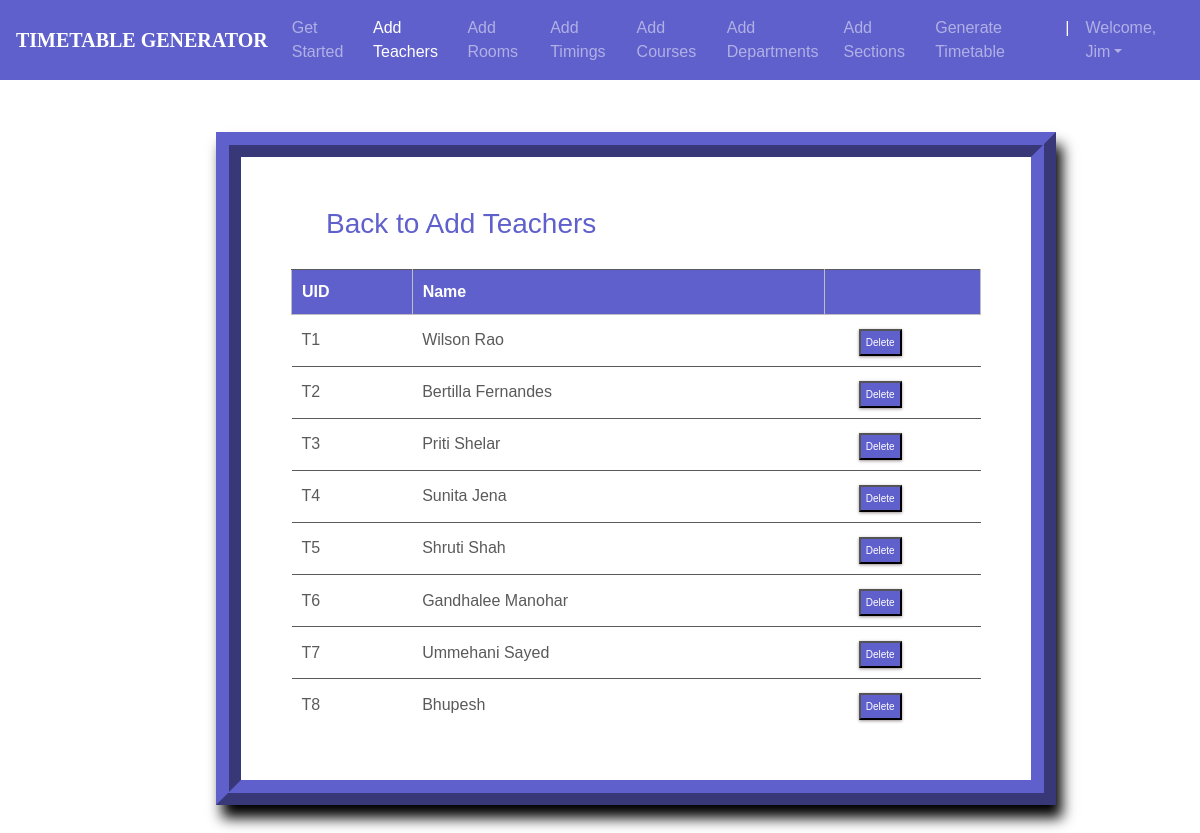
/teachers_list/ (signed in), run on the app's committed database.
### ttgen/models.py (models this page shows, shortened)
class Instructor(models.Model):
    uid = models.CharField(max_length=6)
    name = models.CharField(max_length=25)

### ttgen/views.py (the view)
# urls.py: path('teachers_list/', views.inst_list_view , name='editinstructor'),
@login_required
def inst_list_view(request):
    context = {
        'instructors': Instructor.objects.all()
    }
    return render(request, 'inslist.html', context)

### templates/inslist.html (shortened to what this page needs)
<!DOCTYPE html>
<html lang="en">
<head>
	<link rel="stylesheet" href="https://maxcdn.bootstrapcdn.com/bootstrap/4.0.0/css/bootstrap.min.css">
    <link rel="stylesheet" type="text/css" href="static/css/index.css">
</head>
<body>
        <header>
			<nav class="navbar navbar-expand-md navbar-dark fixed-top "style="background:#6060cc;">
                <a class="navbar-brand" href="#"><b>TIMETABLE GENERATOR</b></a>
                <div class="collapse navbar-collapse" id="navbarCollapse">
                    <ul class="navbar-nav ml-auto">
                    <li class="nav-item">
                        <a class="nav-link" href="{% url 'admindash' %}">Get Started</a>
                    </li>
                    <li class="nav-item active">
                        <a class="nav-link" href="{% url 'addInstructors' %}">Add Teachers</a>
                    </li>
                    <li class="nav-item">
                        <a class="nav-link" href="{% url 'addRooms' %}">Add Rooms</a>
                    </li>
                    <li class="nav-item">
		                <a class="nav-link" href="{% url 'addTimings' %}">Add Timings</a>
		            </li>
                    <li class="nav-item">
                        <a class="nav-link" href="{% url 'addCourses' %}">Add Courses</a>
                    </li>
                    <li class="nav-item">
			            <a class="nav-link" href="{% url 'addDepts' %}">Add Departments</a>
		            </li>
                    <li class="nav-item">
			            <a class="nav-link" href="{% url 'addSections' %}">Add Sections</a>
		            </li>
                    <li class="nav-item">
			            <a class="nav-link" href="{% url 'generate' %}">Generate Timetable</a>
		            </li>
                    <li class="nav-item active">
			            <a class="nav-link">|</a>
		            </li>
                    <li class="nav-item dropdown">
		                <a class="nav-link dropdown-toggle" href="#" id="dropdown03" data-toggle="dropdown" aria-haspopup="true" aria-expanded="false">Welcome, {{ user.first_name }}</a>
		            </li>
                    </ul>
                </div>
            </nav>
        </header><br><br>
        {% block content %}
        {% load static %}
<fieldset class="fieldset">
    <a href="{% url 'addInstructors'%}"><h1 style="color:#6060cc;" class="tablink" onclick="openPage('new')" id="defaultOpen">Back to Add Teachers</h1></a>
    <div  class="tabcontent" id="edit">
        <table class="table1">
            <thead>
            <tr class="table-headers">
            <th style="Background-color:#6060cc;">UID</th>
            <th style="Background-color:#6060cc;">Name</th>
            <th style="Background-color:#6060cc;" class="empty"></th>
            </tr>
            </thead>
            <tbody>
            {% for inst in instructors %}
            <tr>
             <td>{{inst.uid}}</td>
             <td>{{inst.name}}</td>
             <td class="empty">
                <form action="{% url 'deleteinstructor' inst.id %}" method="post">
                        <input type="submit" value="Delete" style="Background-color:#6060cc;" class="cross">
                </form>
             </td>
             </tr>
            {% endfor %}
            </tbody>
        </table>
    </div>
</fieldset>
{% endblock %}

### static/css/index.css (style rules this page uses)
body { padding-top: 3rem; padding-bottom: 3rem; color: #5a5a5a; font-family: 'Poppins', sans-serif; overflow-x: hidden; }
nav { font-family: sans-serif; }
.navbar-brand { font-size: 20px; font-family: Georgia, 'Times New Roman', Times, serif; }

### templates/inslist.html (style rules this page uses)
nav { font-family: sans-serif; }
.navbar-brand { font-size: 20px; font-family: Georgia, 'Times New Roman', Times, serif; }
* { margin: 0; padding: 0; box-sizing: border-box; }
html { scroll-behavior: smooth; }
a { text-decoration:none; }
form { margin-top: 3%; margin-left: 18%; margin-right: 12%; }
fieldset h1 { color: #5a5a5a; padding-bottom: 20px; margin-left: 35px; display: inline-block; cursor: pointer; font-size: 28px; }
fieldset input { padding:8px; color: #938c8c }
.table2 td, th { border: 1px solid rgb(190,190,190); padding: 10px 20px; }
.table1 { width: 100%; border-collapse: collapse; text-align: left; overflow: hidden; }
.table1 td, th { border-top: 1px solid #5a5a5a; padding: 10px; }
.table1 th { background-color: #5a5a5a; color: #fff; }
.cross { font-size:10px; box-shadow: 0px 1px 3px 0px #9e9292; padding: 4px 5px; color: #fff; background-color: #5a5a5a; cursor: pointer; }
.fieldset { margin-top: 3%; margin-left: 18%; margin-right: 12%; padding: 50px; border-width: 25px; border-style: ridge; border-color: #6060cc; box-shadow: 6px 13px 13px 0px black; background-color: #fff; }

### data on the page
Instructor: uid "T1", name "Wilson Rao"
Instructor: uid "T2", name "Bertilla Fernandes"
Instructor: uid "T3", name "Priti Shelar"
Instructor: uid "T4", name "Sunita Jena"
Instructor: uid "T5", name "Shruti Shah"
Instructor: uid "T6", name "Gandhalee Manohar"
Instructor: uid "T7", name "Ummehani Sayed"
Instructor: uid "T8", name "Bhupesh"

### other printed values
{{ user.first_name }} "Jim"
